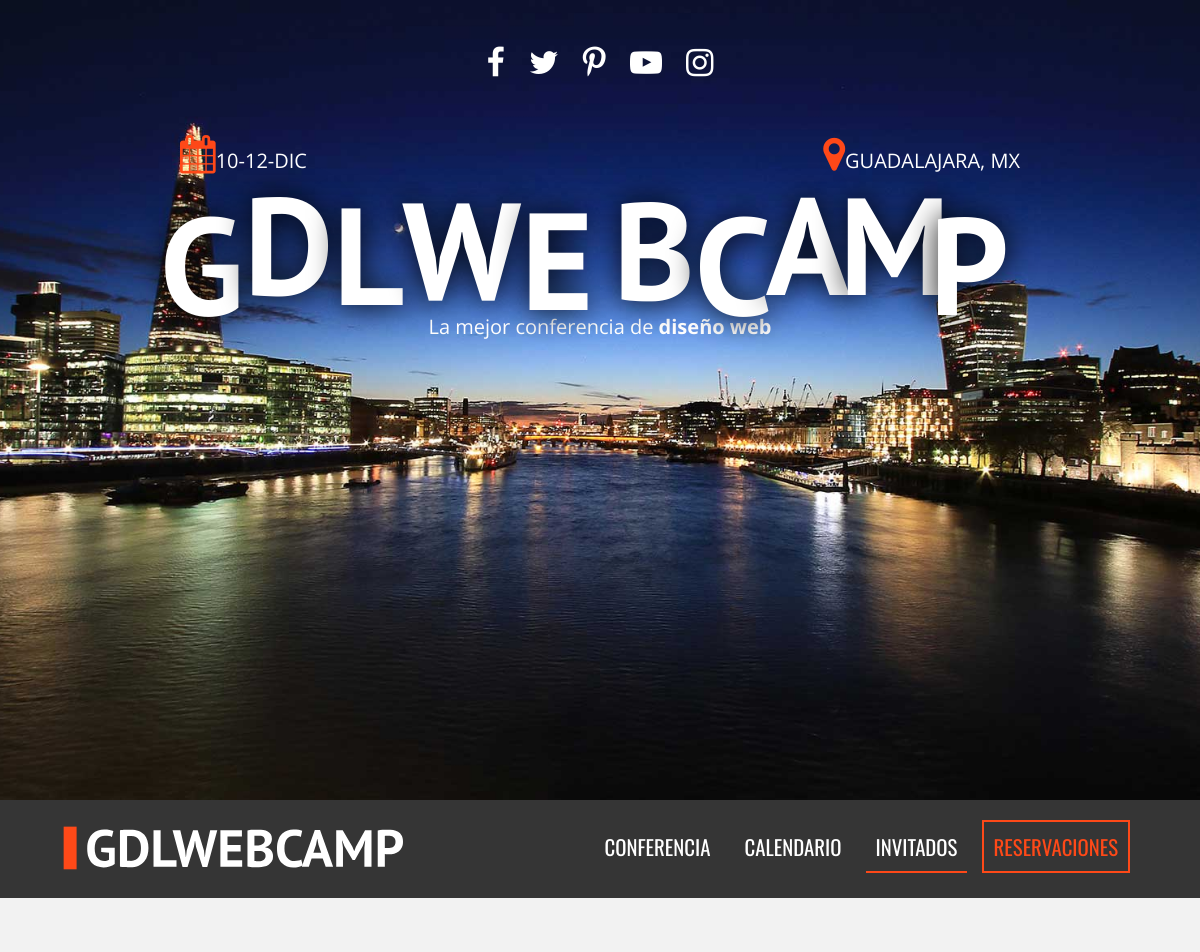
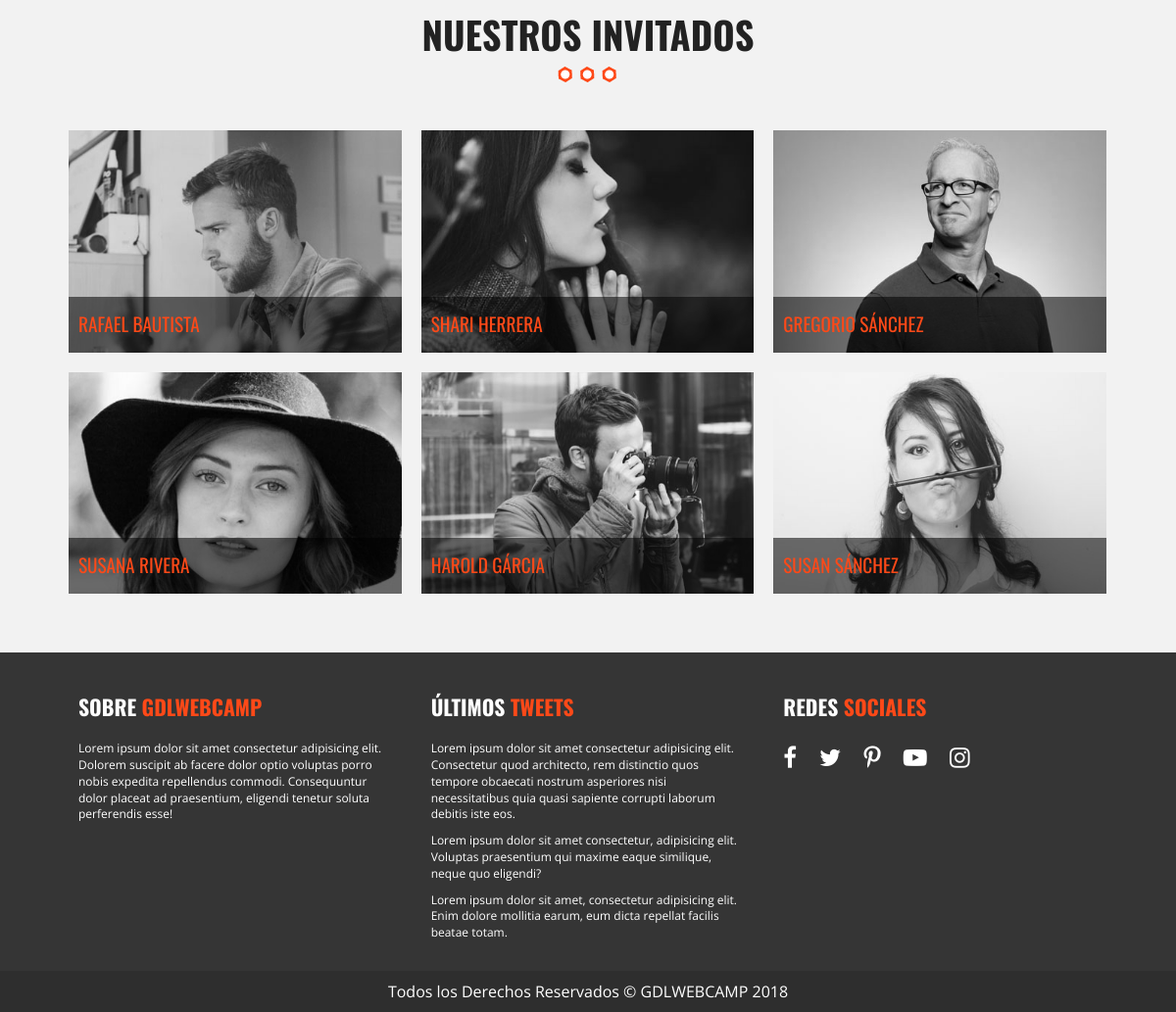
/invitados.php, run on the app's committed database (2 pictures, top to bottom).
### tables this page shows
CREATE TABLE `invitados` (
  `invitados_id` tinyint(4) NOT NULL,
  `nombre_invitado` varchar(30) NOT NULL,
  `apellido_invitado` varchar(30) NOT NULL,
  `descripcion` text NOT NULL,
  `url_imagen` varchar(50) NOT NULL
);

### invitados.php (called while the page is built)
<?php include_once 'includes/templates/header.php'; ?>
    <?php include_once "includes/templates/invitados.php"; ?>
<?php include_once 'includes/templates/footer.php'; ?>

### includes/templates/invitados.php (the view, shortened to what this page needs)
<?php
    try{
        require ('includes/funciones/db_conexion.php');
        $sql = "SELECT * FROM `invitados` ";
        $resultado = $conn->query($sql);
    }
    catch(Exeption $e){
        $error = $e->getMessage();
    }
?>
    <section class="invitados contenedor seccion">
        <h2>Nuestros Invitados</h2>
        <ul class="lista-invitados clearfix">
            <?php while ($invitados = $resultado->fetch_assoc()) { ?>
                <li>
                <div class="invitado">
                    <a class="invitado-info" href="#invitado<?php echo $invitados['invitados_id']; ?>">
                        <img src="img/<?php echo $invitados['url_imagen']; ?>" alt="Imágen Invitado">
                        <p><?php echo $invitados['nombre_invitado'] ." ". $invitados['apellido_invitado']; ?></p>
                    </a>
                </div>
                </li>
            <?php }  ?>
        </ul>
    </section>

### includes/templates/header.php (shortened to what this page needs)
<!doctype html>
<html class="no-js" lang="es">
    <head>
      <link rel="stylesheet" href="css/normalize.css">
      <link rel="stylesheet" href="css/font-awesome.min.css">
      <?php
        $archivo = basename($_SERVER['PHP_SELF']);
        $pagina = str_replace(".php", "", $archivo);
        if ($pagina == "invitados" || $pagina == "index") {
          echo '<link rel="stylesheet" href="css/colorbox.css">';
        }
        else if ($pagina == "conferencia") {
          echo '<link rel="stylesheet" href="css/lightbox.css">';
        }
      ?>
      <link rel="stylesheet" href="https://unpkg.com/leaflet@1.3.3/dist/leaflet.css">
      <link rel="stylesheet" href="css/main.css">
    </head>
    <body class="<?php echo $pagina; ?>">
    <header class="site-header">
      <div class="hero">
        <div class="contenido-header">
          <nav class="redes-sociales">
            <a href="#"><i class="fa fa-facebook" aria-hidden="true"></i></a>
            <a href="#"><i class="fa fa-twitter" aria-hidden="true"></i></a>
            <a href="#"><i class="fa fa-pinterest-p" aria-hidden="true"></i></a>
            <a href="#"><i class="fa fa-youtube-play" aria-hidden="true"></i></a>
            <a href="#"><i class="fa fa-instagram" aria-hidden="true"></i></a>
          </nav>
          <div class="informacion-evento">
            <div class="clearfix">
              <p class="fecha"><i class="fa fa-calendar" aria-hidden="true"></i>10-12-Dic</p>
              <p class="ciudad"><i class="fa fa-map-marker" aria-hidden="true"></i>Guadalajara, Mx</p>
            </div>
              <h1 class="nombre-sitio">GdlWebCamp</h1>
              <p class="slogan">La mejor conferencia de <span>diseño web</span></p>
          </div>
        </div>
      </div>
    </header>
    <div class="barra">
      <div class="contenedor clearfix">
        <div class="logo">
          <a href="index.php">
            <img src="img/logo.svg" alt="Logo GdlWebCamp">
          </a>
        </div>
        <nav class="navegacion-principal clearfix">
          <a href="conferencia.php">Conferencia</a>
          <a href="calendario.php">Calendario</a>
          <a href="invitados.php">Invitados</a>
          <a href="registro.php">Reservaciones</a>
        </nav>
      </div>
    </div>

### includes/templates/footer.php (shortened to what this page needs)
    <footer class="site-footer">
      <div class="contenedor clearfix">
        <div class="footer-informaion">
          <h3>Sobre <span>GDLWebCamp</span></h3>
          <p>Lorem ipsum dolor sit amet consectetur adipisicing elit. Dolorem suscipit ab facere dolor optio voluptas porro nobis expedita repellendus commodi. Consequuntur dolor placeat ad praesentium, eligendi tenetur soluta perferendis esse!</p>
        </div>
        <div class="ultimos-tweets">
          <h3>Últimos <span>Tweets</span></h3>
          <ul>
            <li>Lorem ipsum dolor sit amet consectetur adipisicing elit. Consectetur quod architecto, rem distinctio quos tempore obcaecati nostrum asperiores nisi necessitatibus quia quasi sapiente corrupti laborum debitis iste eos.</li>
            <li>Lorem ipsum dolor sit amet consectetur, adipisicing elit. Voluptas praesentium qui maxime eaque similique, neque quo eligendi?</li>
            <li>Lorem ipsum dolor sit amet, consectetur adipisicing elit. Enim dolore mollitia earum, eum dicta repellat facilis beatae totam.</li>
          </ul>
        </div>
        <div class="menu">
          <h3>Redes <span>Sociales</span></h3>
          <nav class="redes-sociales">
              <a href="#"><i class="fa fa-facebook" aria-hidden="true"></i></a>
              <a href="#"><i class="fa fa-twitter" aria-hidden="true"></i></a>
              <a href="#"><i class="fa fa-pinterest-p" aria-hidden="true"></i></a>
              <a href="#"><i class="fa fa-youtube-play" aria-hidden="true"></i></a>
              <a href="#"><i class="fa fa-instagram" aria-hidden="true"></i></a>
          </nav>
        </div>
      </div>
      <p class="copyright">Todos los Derechos Reservados &copy; GDLWEBCAMP 2018</p>
      <link href="//cdn-images.mailchimp.com/embedcode/classic-10_7.css" rel="stylesheet" type="text/css">
    </footer>
    </body>
</html>

### css/main.css (style rules this page uses)
html { color: #222; font-size: 1em; line-height: 1.4; }
audio, canvas, iframe, img, svg, video { vertical-align: middle; }
html { box-sizing: border-box; }
*, *::before, *::after { box-sizing: inherit; }
body { background-color: #f2f2f2; font-family: 'Open Sans', sans-serif; }
.contenedor { width: 98%; margin: 0 auto; }
@media only screen and (min-width: 480px) { .contenedor { width: 95%; } }
@media only screen and (min-width: 768px) { .contenedor { width: 90%; } }
@media only screen and (min-width: 992px) { .contenedor { width: 90%; max-width: 1100px; } }
.seccion { padding: 30px 0; }
.seccion p { font-size: 1.2em; text-align: center; }
h2 { font-family: 'Oswald', sans-serif; font-size: 2.4em; text-transform: uppercase; text-align: center; }
h2::after { content: ''; margin: 0 auto; background-image: url(../img/separador.png); height: 30px; width: 100px; display: block; }
h3 { font-size: 1.8em; color: #fe4918; font-family: 'PT Sans', sans-serif; margin: 0; }
ul { list-style: none; margin: 0; padding: 0; }
div.hero { background-image: url(../img/encabezado.jpg); height: 100vh; background-position: top center; background-size: cover; }
div.contenido-header { padding-top: 40px; }
nav.redes-sociales { text-align: center; }
nav.redes-sociales a { color: #ffffff; font-size: 2em; margin-right: 20px; }
nav.redes-sociales a:last-child { margin-right: 0; }
div.informacion-evento { text-align: center; color: #ffffff; }
@media only screen and (min-width: 768px) { div.informacion-evento { width: 70%; margin: 0 auto; margin-top: 50px; } }
div.informacion-evento p { margin: 0; display: inline; font-size: 20px; text-transform: uppercase; }
div.informacion-evento p i { color: #fe4818; font-size: 2.4rem; }
p.fecha { float: left; }
p.ciudad { float: right; text-align: right; }
p.slogan { text-transform: none !important; }
p.slogan span { font-weight: bold; }
h1.nombre-sitio { font-size: 5.9vw; text-transform: uppercase; font-family: 'PT Sans', sans-serif; }
@media only screen and (min-width: 768px) { h1.nombre-sitio { font-size: 11.5vw; margin: 0; line-height: 1; } }
div.barra { background-color: #353535; padding: 20px 0; }
div.logo { width: 80%; float: left; }
div.logo img { width: 100%; }
@media only screen and (min-width: 768px) { div.logo { width: 33%; } }
nav.navegacion-principal { display: none; width: 100%; }
nav.navegacion-principal a { font-family: 'Oswald', sans-serif; color: #ffffff; font-size: 1.3em; text-transform: uppercase; text-decoration: none; transition: all .6s ease; width: 100%; display: block; text-align: center; margin-bottom: 20px; }
nav.navegacion-principal a:last-child { border: 2px solid #fe4918; color: #fe4918; }
@media only screen and (min-width: 768px) { nav.navegacion-principal { width: 67%; float: right; text-align: right; display: block; } }
@media only screen and (min-width: 768px) { nav.navegacion-principal a { padding: 10px 10px; display: inline-block; width: auto; display: inline-block; text-align: center; margin: 0px 10px 0 0; } }
ul.lista-invitados li { padding: 10px; float: left; }
@media only screen and (min-width: 480px) { ul.lista-invitados li { width: 50%; } }
@media only screen and (min-width: 768px) { ul.lista-invitados li { width: 33.3%; } }
div.invitado { position: relative; overflow: hidden; }
div.invitado img { max-width: 100%; filter: gray; -webkit-filter: grayscale(1); -webkit-transition: all .5s ease-in-out; }
div.invitado p { position: absolute; bottom: 0; left: 0; padding: 15px 10px; margin: 0; background-color: rgba(0, 0, 0, .55); width: 100%; text-align: left; font-family: 'Oswald', sans-serif; color: #fe4918; text-transform: uppercase; -webkit-transition: all .5s ease-in-out; }
footer { background-color: #353535; padding-top: 40px; margin-top: 20px; }
footer .contenedor>div { color: #ffffff; padding: 0 20px; font-size: 12px; }
@media only screen and (min-width: 768px) { footer .contenedor>div { width: 33.3%; float: left; } }
footer h3 { color: #ffffff; text-transform: uppercase; font-family: 'Oswald', sans-serif; margin-bottom: 20px; }
footer h3 span { color: #fe4918; }
footer .ultimos-tweets li { margin-bottom: 10px; }
footer nav.redes-sociales { text-align: left; }
p.copyright { background-color: #2e2e2e; color: #ffffff; padding: 10px 0; margin: 20px 0 0 0; text-align: center; }
.navegacion-principal .activo { border-bottom: 2px solid #fe4818; }
.clearfix:before, .clearfix:after { content: " "; display: table; }
.clearfix:after { clear: both; }

### data on the page
invitados: url_imagen (picture), nombre_invitado "RAFAEL", apellido_invitado "BAUTISTA"
invitados: url_imagen (picture), nombre_invitado "SHARI", apellido_invitado "HERRERA"
invitados: url_imagen (picture), nombre_invitado "GREGORIO", apellido_invitado "SÁNCHEZ"
invitados: url_imagen (picture), nombre_invitado "SUSANA", apellido_invitado "RIVERA"
invitados: url_imagen (picture), nombre_invitado "HAROLD", apellido_invitado "GÁRCIA"
invitados: url_imagen (picture), nombre_invitado "SUSAN", apellido_invitado "SÁNCHEZ"
